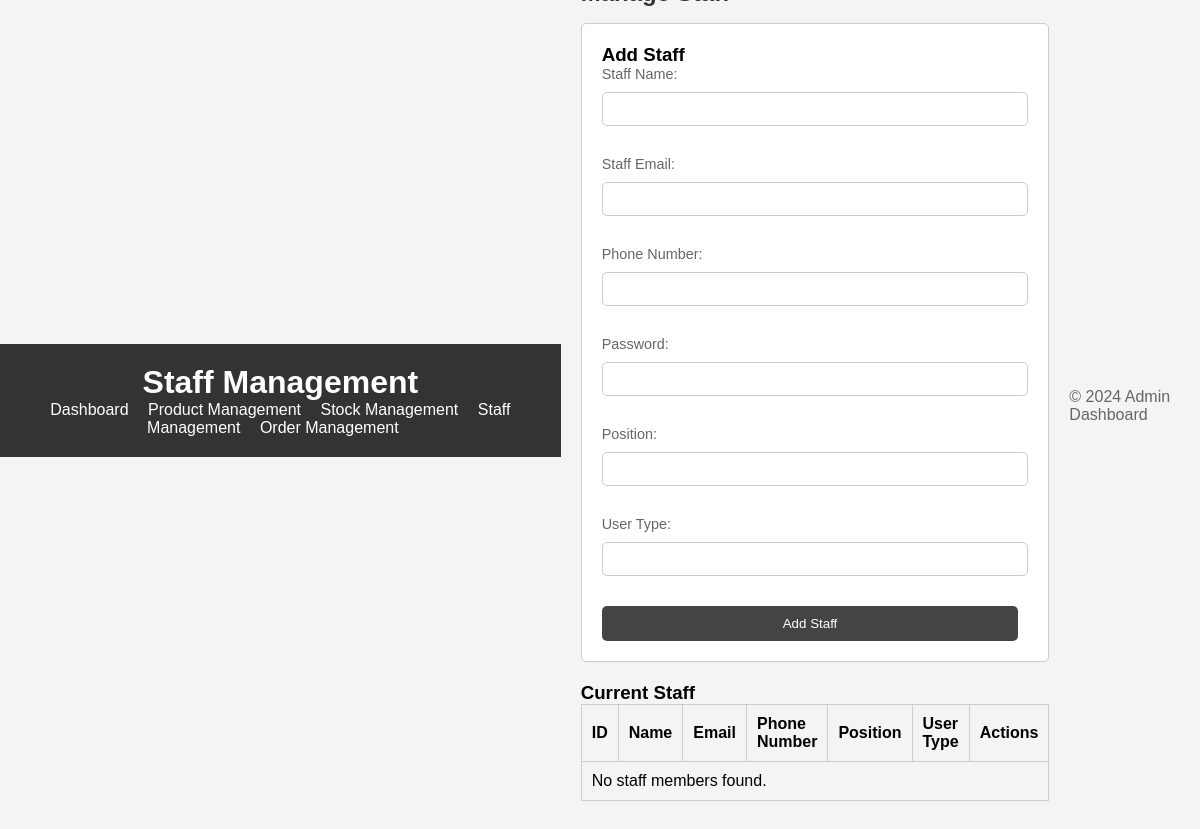
Before: /Dashboard/staff.php with the older database file.
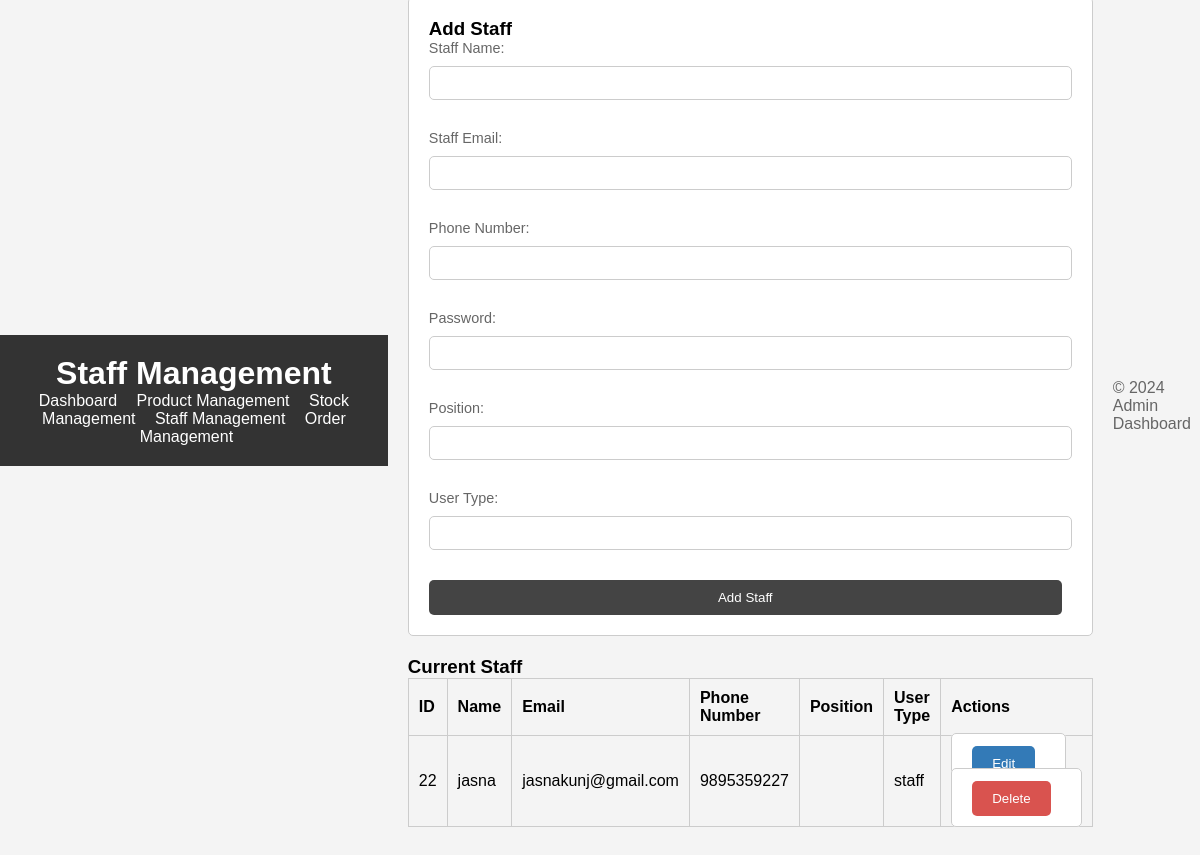
After: the same page with the newer database file.
### tables this page shows
CREATE TABLE `user` (
  `username` varchar(30) NOT NULL,
  `email` varchar(30) NOT NULL,
  `phone_number` varchar(15) DEFAULT NULL,
  `password` varchar(30) NOT NULL,
  `confirm_password` varchar(30) NOT NULL,
  `uid` int(11) NOT NULL,
  `utype` varchar(50) NOT NULL,
  `position` varchar(100) NOT NULL
);

### Dashboard/staff.php (the view, shortened to what this page needs)
<?php
$conn = new mysqli('localhost', 'root', 'root', 'medico_shop');
?>
<!DOCTYPE html>
<html lang="en">
<head>
    <link rel="stylesheet" href="style.css">
</head>
<body>
<header>
    <h1>Staff Management</h1>
    <nav>
        <ul>
            <li><a href="index.php">Dashboard</a></li>
            <li><a href="products.php">Product Management</a></li>
            <li><a href="stock.php">Stock Management</a></li>
            <li><a href="staff.php">Staff Management</a></li>
            <li><a href="order.html">Order Management</a></li>
        </ul>
    </nav>
</header>
<section id="staff" class="panel">
    <h2>Manage Staff</h2>
    <form method="post" action="">
        <h3>Add Staff</h3>
        <div class="form-group">
            <label for="name">Staff Name:</label>
            <input type="text" id="name" name="name" required>
        </div>
        <div class="form-group">
            <label for="email">Staff Email:</label>
            <input type="email" id="email" name="email" required>
        </div>
        <div class="form-group">
            <label for="phone_number">Phone Number:</label>
            <input type="text" id="phone_number" name="phone_number" required>
        </div>
        <div class="form-group">
            <label for="password">Password:</label>
            <input type="password" id="password" name="password" required>
        </div>
        <div class="form-group">
            <label for="position">Position:</label>
            <input type="text" id="position" name="position" required>
        </div>
        <div class="form-group">
            <label for="utype">User Type:</label>
            <input type="text" id="utype" name="utype" required>
        </div>
        <button type="submit" name="add_staff">Add Staff</button>
    </form>
    <h3>Current Staff</h3>
    <table>
        <thead>
            <tr>
                <th>ID</th>
                <th>Name</th>
                <th>Email</th>
                <th>Phone Number</th>
                <th>Position</th>
                <th>User Type</th>
                <th>Actions</th>
            </tr>
        </thead>
        <tbody>
        <?php
        $result = $conn->query("SELECT * FROM user WHERE utype = 'staff'");
        if ($result && $result->num_rows > 0) {
            while ($row = $result->fetch_assoc()) {
                echo "<tr>
                    <td>{$row['uid']}</td>
                    <td>{$row['username']}</td>
                    <td>{$row['email']}</td>
                    <td>{$row['phone_number']}</td>
                    <td>{$row['position']}</td>
                    <td>{$row['utype']}</td>
                    <td>
                        <form method='post' style='display:inline;'>
                            <input type='hidden' name='edit_id' value='{$row['uid']}'>
                            <button type='submit' name='edit_staff' class='update'>Edit</button>
                        </form>
                        <form method='post' style='display:inline;'>
                            <input type='hidden' name='delete_id' value='{$row['uid']}'>
                            <button type='submit' name='delete_staff' class='delete'>Delete</button>
                        </form>
                    </td>
                </tr>";
            }
        } else {
            echo "<tr><td colspan='7'>No staff members found.</td></tr>";
        }
        ?>
        </tbody>
    </table>
</section>
</body>
<footer>
        <p>&copy; 2024 Admin Dashboard</p>
    </footer>
</html>

Changed rows visible on the page:
added user: uid "22", username "jasna", email "jasnakunj@gmail.com", phone_number "9895359227", utype "staff"
Other visible differences:
text no longer shown: "No staff members found."
